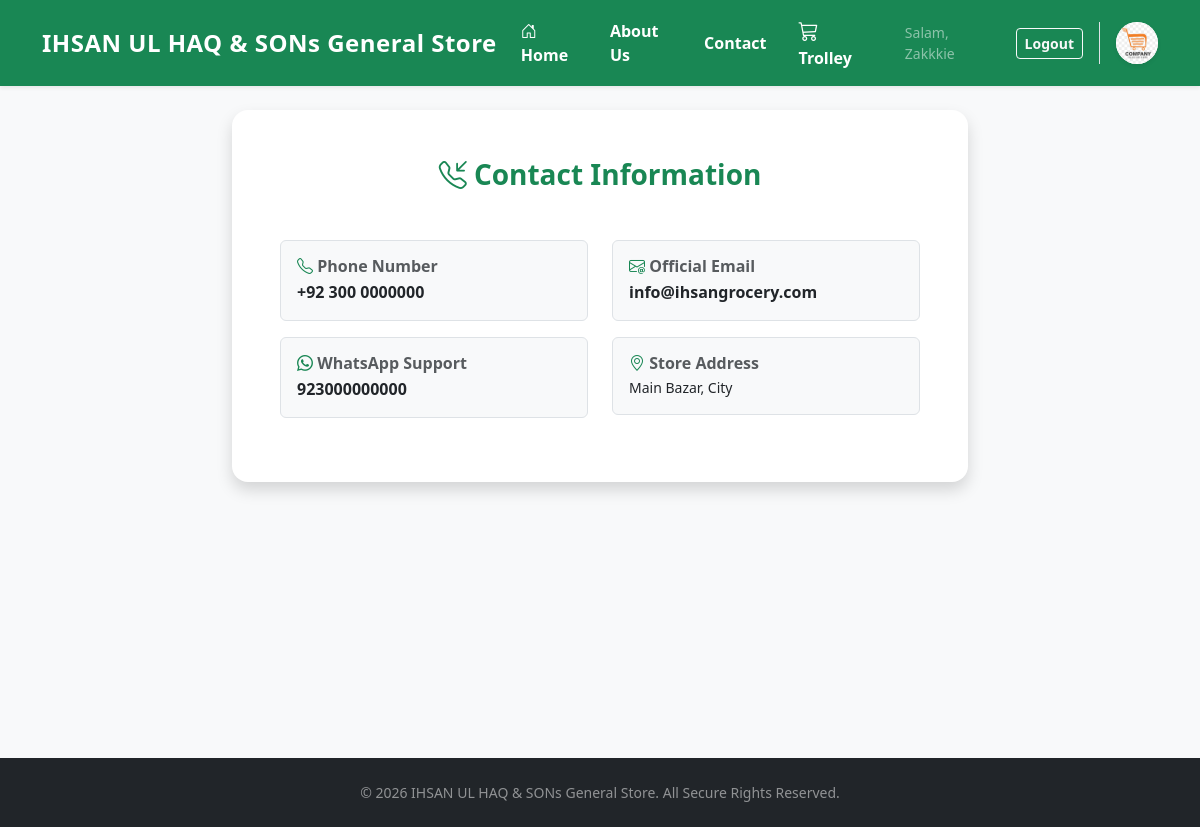
Screenshot of /contact (signed in) with the database file from the repository.
### tables this page shows
CREATE TABLE site_settings (key TEXT PRIMARY KEY, value TEXT);

### routes/customer.py (the view)
@customer_bp.route('/contact')
def contact():
    return render_template('contact.html')

### database/db_handler.py (called while the page is built)
def get_db_connection():
    conn = sqlite3.connect(DATABASE_NAME)
    conn.row_factory = sqlite3.Row
    return conn

### templates/contact.html
{% extends "base.html" %}
{% block content %}
<div class="row justify-content-center">
    <div class="col-md-8">
        <div class="card shadow border-0 p-5 rounded-4 bg-white">
            <h3 class="fw-bold text-success mb-4 text-center"><i class="bi bi-telephone-inbound"></i> Contact Information</h3>
            <div class="row mt-4">
                <div class="col-md-6 mb-3">
                    <div class="p-3 border rounded bg-light">
                        <h6 class="fw-bold text-muted mb-1"><i class="bi bi-telephone text-success"></i> Phone Number</h6>
                        <p class="mb-0 text-dark fw-semibold">{{ contact_phone or '+92 300 0000000' }}</p>
                    </div>
                </div>
                <div class="col-md-6 mb-3">
                    <div class="p-3 border rounded bg-light">
                        <h6 class="fw-bold text-muted mb-1"><i class="bi bi-envelope-at text-success"></i> Official Email</h6>
                        <p class="mb-0 text-dark fw-semibold">{{ contact_email or 'info@ihsanstore.com' }}</p>
                    </div>
                </div>
                <div class="col-md-6 mb-3">
                    <div class="p-3 border rounded bg-light">
                        <h6 class="fw-bold text-muted mb-1"><i class="bi bi-whatsapp text-success"></i> WhatsApp Support</h6>
                        <p class="mb-0 text-dark fw-semibold">{{ whatsapp_no or '+92 300 0000000' }}</p>
                    </div>
                </div>
                <div class="col-md-6 mb-3">
                    <div class="p-3 border rounded bg-light">
                        <h6 class="fw-bold text-muted mb-1"><i class="bi bi-geo-alt text-success"></i> Store Address</h6>
                        <p class="mb-0 text-dark small">{{ contact_address or 'Main Bazar' }}</p>
                    </div>
                </div>
            </div>
        </div>
    </div>
</div>
{% endblock %}

### templates/base.html (shortened to what this page needs)
<!DOCTYPE html>
<html lang="en">
<head>
    <link href="https://cdn.jsdelivr.net/npm/bootstrap@5.3.0/dist/css/bootstrap.min.css" rel="stylesheet">
    <link rel="stylesheet" href="https://cdn.jsdelivr.net/npm/bootstrap-icons@1.10.5/font/bootstrap-icons.css">
    <link rel="stylesheet" href="/static/css/style.css">
</head>
<body class="bg-light">
    <nav class="navbar navbar-expand-lg navbar-dark bg-success shadow-sm sticky-top">
        <div class="container">
            <a class="navbar-brand fw-bold fs-4" href="{{ url_for('customer.home') }}">{{ site_title }}</a>
            <div class="collapse navbar-collapse" id="navbarNav">
                <ul class="navbar-nav ms-auto align-items-center">
                    <li class="nav-item"><a class="nav-link text-white fw-semibold me-2" href="{{ url_for('customer.home') }}"><i class="bi bi-house-door"></i> Home</a></li>
                    <li class="nav-item"><a class="nav-link text-white fw-semibold me-2" href="{{ url_for('customer.about') }}">About Us</a></li>
                    <li class="nav-item"><a class="nav-link text-white fw-semibold me-3" href="{{ url_for('customer.contact') }}">Contact</a></li>
                    <li class="nav-item">
                        <a class="nav-link text-white fw-semibold position-relative me-4" href="{{ url_for('customer.view_cart') }}">
                            <i class="bi bi-cart3 fs-5"></i> Trolley
                        </a>
                    </li>
                    {% if session.get('user_id') %}
                        <li class="nav-item text-white-50 me-3 small">Salam, {{ session.get('username') }}</li>
                        <li class="nav-item"><a class="btn btn-outline-light btn-sm fw-semibold me-3" href="{{ url_for('auth.logout') }}">Logout</a></li>
                    {% else %}
                        <li class="nav-item"><a class="nav-link text-white small me-2" href="{{ url_for('auth.login') }}">Login</a></li>
                        <li class="nav-item"><a class="btn btn-light btn-sm text-success fw-bold px-3 ms-2 me-3" href="{{ url_for('auth.register') }}">Sign Up</a></li>
                    {% endif %}
                    <li class="nav-item border-start ps-3 d-none d-lg-block">
                        <img src="/static/logo.png" alt="Brand Logo" class="rounded-circle bg-white shadow-sm" style="height: 42px; width: 42px; object-fit: contain;" onerror="this.style.display='none'">
                    </li>
                </ul>
            </div>
        </div>
    </nav>
    <div class="container mt-4" style="min-height: 75vh;">
        {% block content %}{% endblock %}
    </div>
    <footer class="bg-dark text-white text-center py-4 mt-5">
        <p class="mb-0 small text-white-50">&copy; 2026 {{ site_title }}. All Secure Rights Reserved.</p>
    </footer>
</body>
</html>

### static/css/style.css (style rules this page uses)
body { display: flex; flex-direction: column; min-height: 100vh; }
.navbar-brand { font-size: 1.5rem; letter-spacing: 0.5px; }
footer { margin-top: auto; }

### rows the page displays
site_settings: value "IHSAN UL HAQ & SONs General Store"
site_settings: value "+92 300 0000000"
site_settings: value "info@ihsangrocery.com"
site_settings: value "923000000000"
site_settings: value "Main Bazar, City"

### other values shown
{{ session.get('username') }} "Zakkkie"
